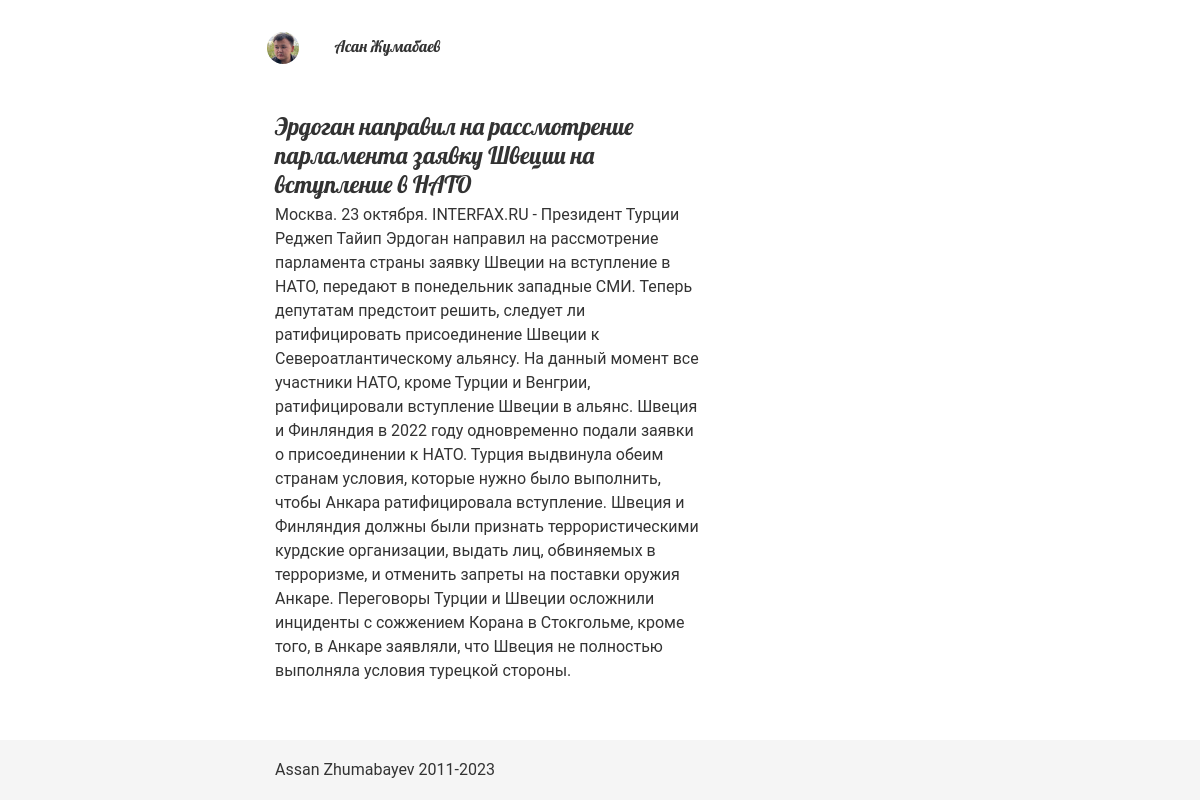
Page /blog/Erdogan-sweden on the committed database.
### blog/models.py (models this page shows, shortened)
class Article(models.Model):
    objects = None
    title = models.CharField(max_length=255)
    summary = models.CharField(max_length=255)
    full_text = models.TextField()
    category = models.CharField(max_length=30)
    pubdate = models.DateTimeField()
    slug = models.CharField(max_length=50, unique=True)

### blog/views.py (the view)
# urls.py: path('blog/<slug:slug>', views.article_page, name='article_page')
def article_page(request, slug):
    article = Article.objects.get(slug=slug)
    context = {'article': article}
    return render(request, 'article_page.html', context)

### blog/templates/article_page.html (shortened to what this page needs)
{% extends 'base.html' %}
{% load static %}
{% block content %}
    <div class="row">
        <div class="col-md-8 col-sm-12">
            <div  class="article">
                <h2 class="article-title">{{ article.title }}</h2>
                <p class="article-text">{{ article.full_text | safe}}</p>
            </div>
        </div>
    </div>
{% endblock %}

### blog/static/blog/styles.css (style rules this page uses)
h1, h2 ,h3 { font-family: Lobster-regular, roboto-black, Helvetica, sans-serif; font-weight: 400; }
h2 { font-size: 1.5em; }
.article { margin-bottom: 2em; }
h2.article-title { margin-bottom: .2em; }

### blog/templates/base.html (style rules this page uses)
html { position: relative; min-height: 100%; }

### rows in the picture
Article: title "Эрдоган направил на рассмотрение парламента заявку Швеции на вступление в НАТО", full_text "Москва. 23 октября. INTERFAX.RU - Президент Турции Реджеп Тайип Эрдоган направил на рассмотрение парламента страны заявку Швеции на вступление в НАТО, передают в понедельник западные СМИ. Теперь депутатам предстоит решить, следует ли ратифицировать присоединение Швеции к Североатлантическому альянсу. На данный момент все участники НАТО, кроме Турции и Венгрии, ратифицировали вступление Швеции в альянс. Швеция и Финляндия в 2022 году одновременно подали заявки о присоединении к НАТО. Турция выдвинула обеим странам условия, которые нужно было выполнить, чтобы Анкара ратифицировала вступление. Швеция и Финляндия должны были признать террористическими курдские организации, выдать лиц,…"
